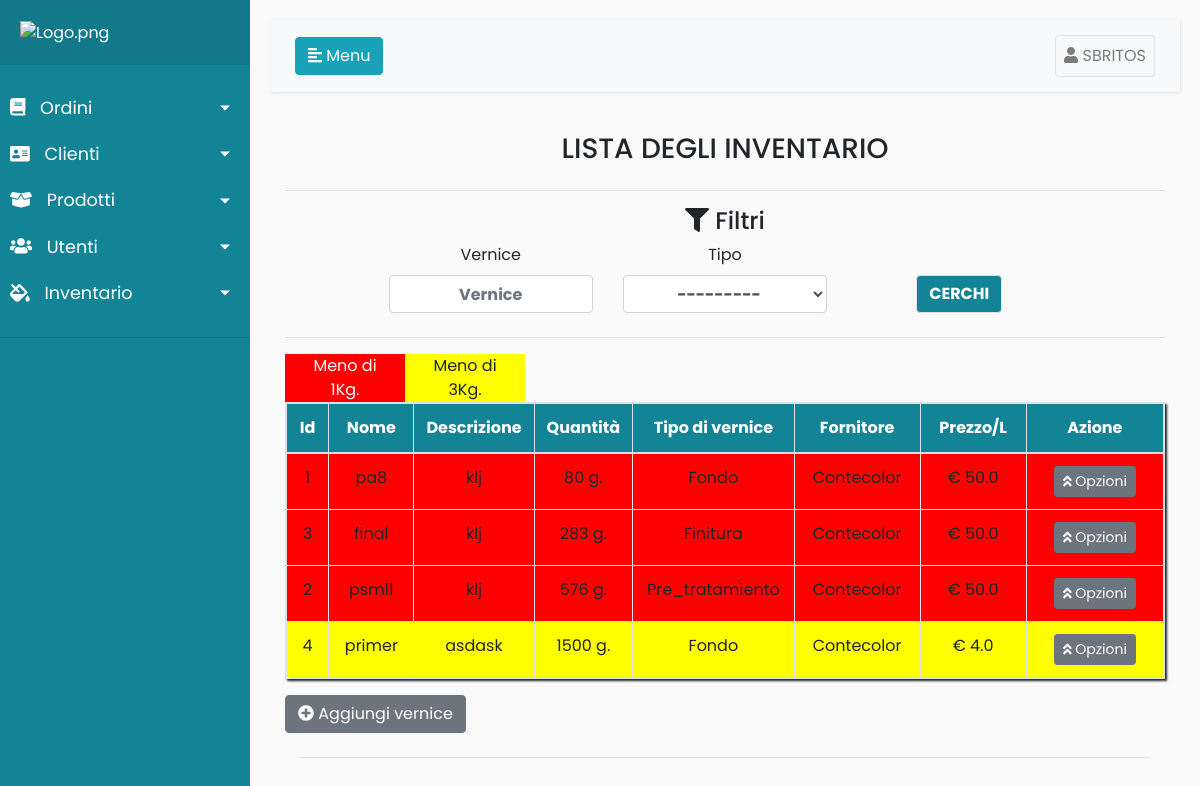
The app's page /Stock/ (signed in), older data.
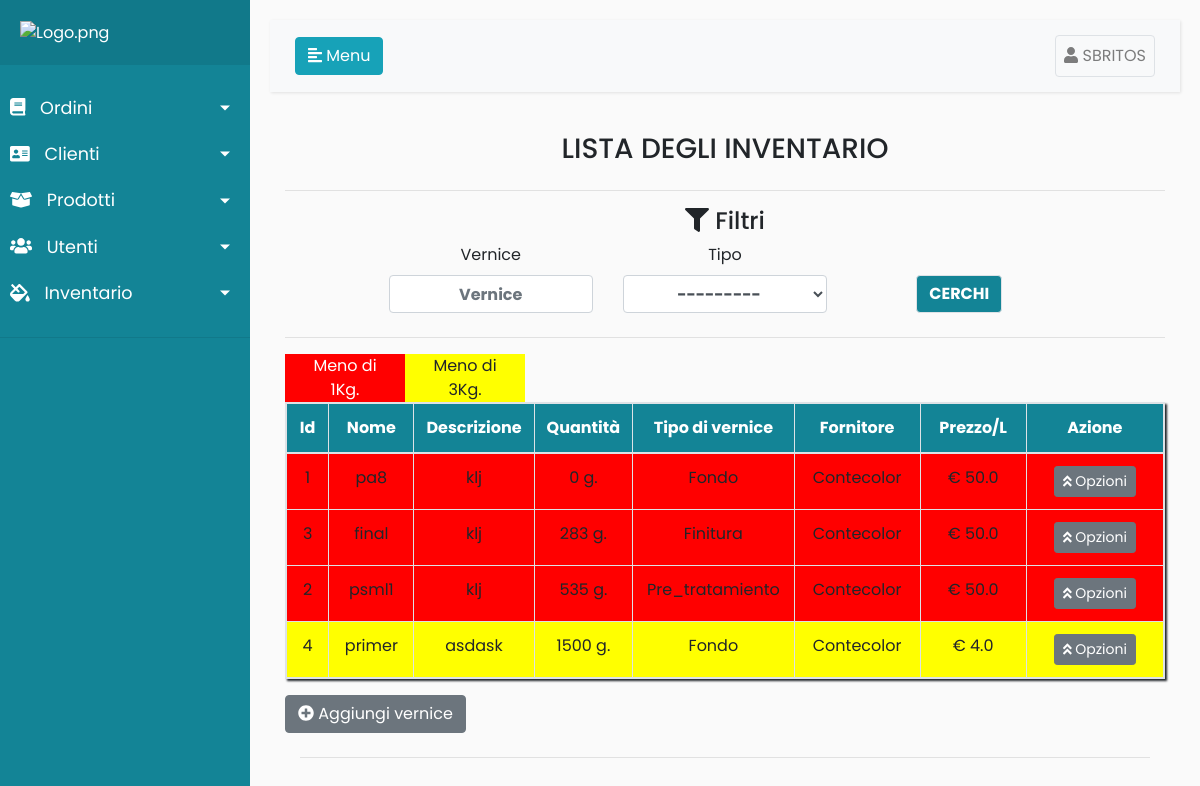
The same page, newer data.
### Stock/models.py (models this page shows, shortened)
class Stock(models.Model):
    TIPO_PRODUCTO = (
        ('Fondo','Fondo'),
        ('Finitura','Finitura'),
        ('Pre_tratamiento','Pre_tratamiento'),
    )
    nombre = models.CharField(max_length=100,null=False,blank=False)
    descripcion = models.TextField(blank=True,null=True)
    cantidad = models.PositiveIntegerField(blank=False,null=False)
    tipo_de_producto = models.CharField(choices=TIPO_PRODUCTO,max_length=15,blank=True,null=True)
    proveedor = models.CharField(max_length=50,null=False,blank=False)
    precio = models.FloatField(null=True,blank=True)

### Stock/views.py (the view)
# urls.py: path('Stock/',login_required(ListViewStock),name='listStock'),
def ListViewStock(request):
    Model_one = Stock.objects.all().order_by("cantidad")
    myFilter = OrdenesFilter(request.GET, queryset=Model_one)
    paginator = Paginator(myFilter.qs, 10)
    page = request.GET.get('page1')
    try:
        pub = paginator.page(page)
    except PageNotAnInteger:
        pub = paginator.page(1)
    except EmptyPage:
        pub = paginator.page(paginator.num_pages)
    myFilter = OrdenesFilter(request.GET, queryset=Model_one)
    context = {'Model_one': Model_one, 'pub': pub, "myFilter": myFilter}
    return render(request, 'stock/listView.html', context)

### Stock/templates/stock/listView.html (shortened to what the changed rows need)
{% extends 'register/index.html' %}
{% load static %}
{% load widget_tweaks %}
{% block content %}
    <div class="container">
        <table id="tabla" class="table table-responsive border table-striped table-bordered" style="box-shadow:2px 2px 2px;">
            <thead style="background-color:#138496;color:#fff">
            <th class="col-md text-center" style="width:5rem;">Id</th>
            <th class="col-md text-center" style="width:15rem;">Nome</th>
            <th class="col-md text-center" style="width:5rem;">Descrizione</th>
            <th class="col-md text-center" style="width:5rem;">Quantità</th>
            <th class="col-md text-center" style="width:15rem;">Tipo di vernice</th>
            <th class="col-md text-center" style="width:15rem;">Fornitore</th>
            <th class="col-md text-center" style="width:25rem;">Prezzo/L</th>
            <th class="col-md text-center" style="width:50rem;">Azione</th>
            </thead>
            {% for i in pub %}
                <form method="POST" action="/Stock/delete/{{ i.id }}">
                    <tr>
                        <td class="col-md text-center" style="width:5rem;">{{ i.id }}</td>
                        <td class="col-md text-center" style="width:15rem;">{{ i.nombre }}</td>
                        <td class="col-md text-center" style="width:5rem;">{{ i.descripcion|truncatechars:10 }}</td>
                        <td class="col-md text-center" style="width:5rem;">{{ i.cantidad }} g.</td>
                        <td class="col-md text-center" style="width:15rem;">{{ i.tipo_de_producto }}</td>
                        <td class="col-md text-center" style="width:25rem;">{{ i.proveedor }}</td>
                        <td class="col-md text-center" style="width:25rem;">€ {{ i.precio }}</td>
                        <td class="col-md text-center" style="width:50rem;">
                            <div class="dropup">
                                <button type="button" class="btn btn-secondary btn-sm" data-toggle="dropdown">
                                    <i class="fas fa-angle-double-up"></i> Opzioni
                                </button>
                        </td>
                    </tr>
                </form>
            {% endfor %}
        </table>
{% endblock %}

Row changes from the older to the newer data that the page shows:
changed Stock "pa8": cantidad "80" → "0"
changed Stock "psml1": cantidad "576" → "535"
